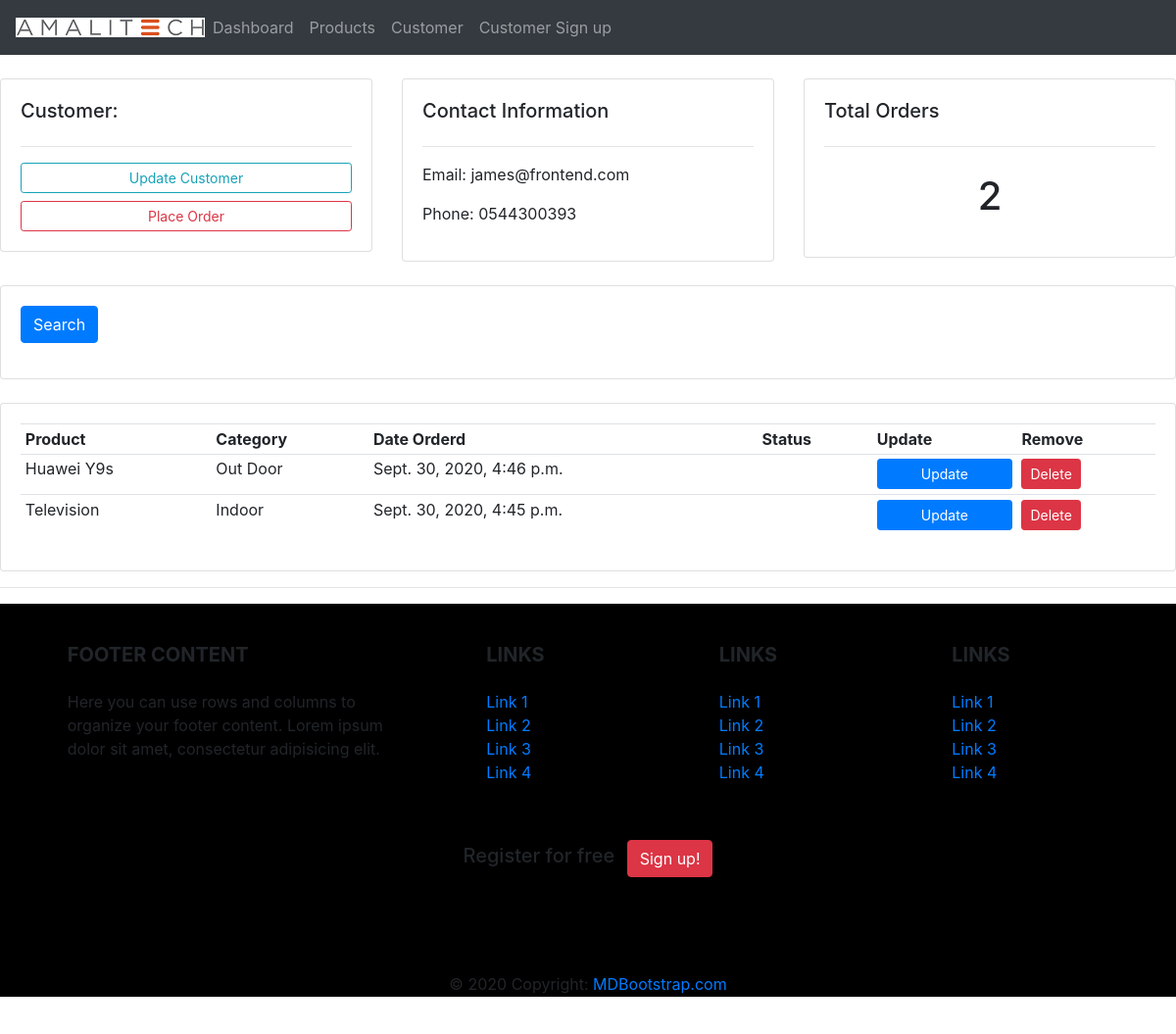
The app's page /customer/1/ with its own data.
### accounts/models.py (models this page shows, shortened)
class Customer(models.Model):
    name = models.CharField(max_length=283, null=True)
    phone = models.CharField(max_length=283, null=True)
    email = models.CharField(max_length=283, null=True)
    date_created = models.DateTimeField(auto_now_add=True)

class Order(models.Model):
    STATUS = (
        ('pending', 'Pending'),
        ('Out of delivery', 'Out of delivery'),
        ('Delivered', 'Delivered')
    )
    customer = models.ForeignKey(Customer, null = True, on_delete=models.SET_NULL)
    product = models.ForeignKey(Products, null = True, on_delete=models.SET_NULL)
    date_created = models.DateTimeField(auto_now_add=True)
    status = models.CharField(max_length=200, null=True, choices=STATUS )

class Products(models.Model):
    CATEGORY = (
        ('Indoor', 'Indoor'),
        ('Out Door', 'Out Door'),
    )
    name = models.CharField(max_length=200, null=True)
    price = models.FloatField(null=True)
    category = models.CharField(max_length=283, null=True, choices=CATEGORY)
    description = models.CharField(max_length=283, null=True, blank=True)
    date_created = models.DateTimeField(auto_now_add=True)
    tags = models.ManyToManyField(Tag)
    def __str__(self):
        return self.name

### accounts/views.py (the view)
# urls.py: path('customer/<str:pk_test>/', views.customer, name = 'customer'),
def customer(request, pk_test):
    customer = Customer.objects.get(id = pk_test)
    orders = customer.order_set.all()
    orders_count = orders.count()
    context = {
        'customer': customer,
        'orders': orders,
        'orders_count': orders_count
    }
    return render(request, 'customer.html', context)

### templates/customer.html
{% extends 'main.html'%}
{%block  content%}
<br>
<div class="row">
	<div class="col-md">
		<div class="card card-body">
			<h5>Customer:</h5>
			<hr>
			<a class="btn btn-outline-info  btn-sm btn-block" href="">Update Customer</a>
			<a class="btn btn-outline-danger  btn-sm btn-block" href="{% url 'create_order' customer.id%}">Place Order</a>
		</div>
	</div>
	<div class="col-md">
		<div class="card card-body">
			<h5>Contact Information</h5>
			<hr>
			<p>Email: {{customer.email}} </p>
			<p>Phone: {{customer.phone}}</p>
		</div>
	</div>
	<div class="col-md">
		<div class="card card-body">
			<h5>Total Orders</h5>
			<hr>
			<h1 style="text-align: center;padding: 10px">{{orders_count}}</h1>
		</div>
	</div>
</div>
<br>
<div class="row">
	<div class="col">
		<div class="card card-body">
			<form method="get">
		    <button class="btn btn-primary" type="submit">Search</button>
		  </form>
		</div>
	</div>
</div>
<br>
<div class="row">
	<div class="col-md">
		<div class="card card-body">
			<table class="table table-sm">
				<tr>
					<th>Product</th>
					<th>Category</th>
					<th>Date Orderd</th>
					<th>Status</th>
					<th>Update</th>
					<th>Remove</th>
				</tr>
				{%for order in orders%}
				<tr>
					<td>{{order.product}}</td>
					<td>{{order.product.category}}</td>
					<td>{{order.product.date_created}}</td>
					<td>{{order.product.status}}</td>
					<td> <a class="btn btn-primary btn-sm btn-block" href="{%url 'update_order' order.id %}">Update</a></td>
					<td> <a class="btn btn-primary btn-sm btn-danger" href="{%url 'delete_order' order.id %}">Delete</a></td>
				</tr>
				{%endfor%}
			</table>
		</div>
	</div>
</div>
{%endblock%}

### records on screen
Customer: email "james@frontend.com", phone "0544300393"
Order: product "Huawei Y9s", product.category "Out Door", product.date_created "Sept. 30, 2020, 4:46 p.m."
Order: product "Television", product.category "Indoor", product.date_created "Sept. 30, 2020, 4:45 p.m."

### other values on screen
{{ orders_count }} "2"
